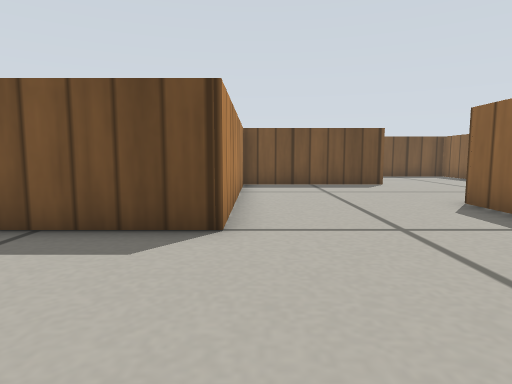
[1] (above)

18 first-person views from a walk through a Gazebo world. The camera is 0.2 m above the floor, tilts 6° down and sees 75° across. The floor is counted in squares, 0.2 m on a side. Each view is taken from the middle of a square. On the plan, view 1 faces up. The plan holds only what a view shows up to about 13 squares ahead; the rest is blank. Simple patterns stand in for the simulator's built-in surfaces.

[2]
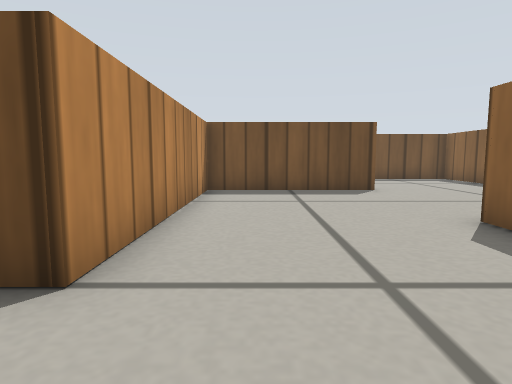

[3]
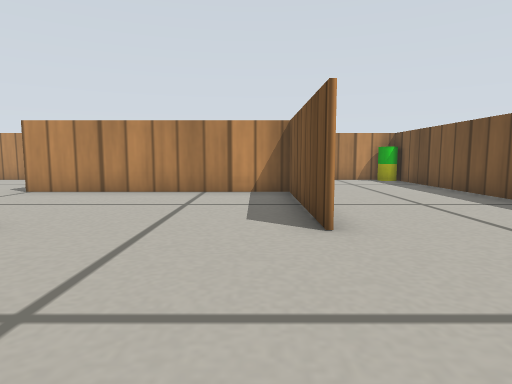

[4]
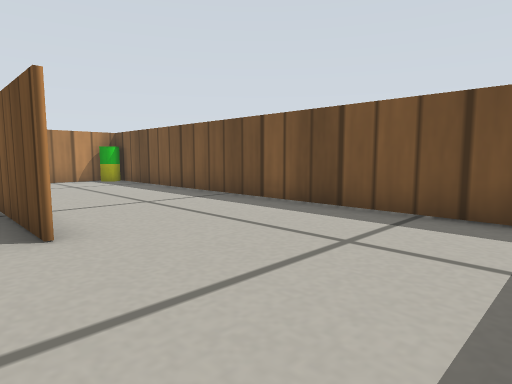

[5]
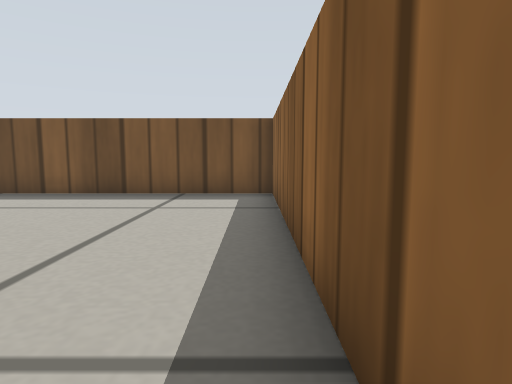

[6]
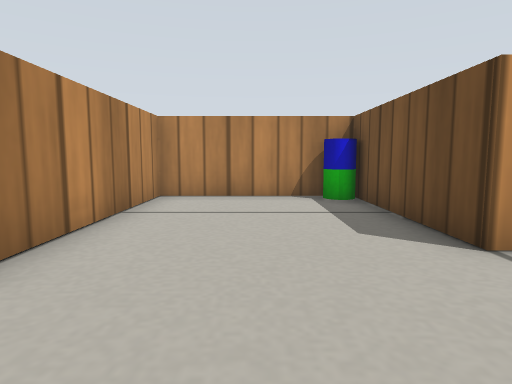

[7]
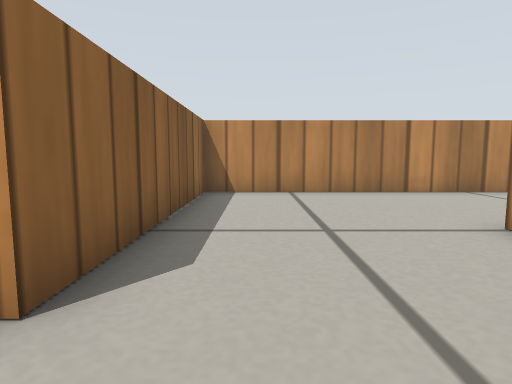

[8]
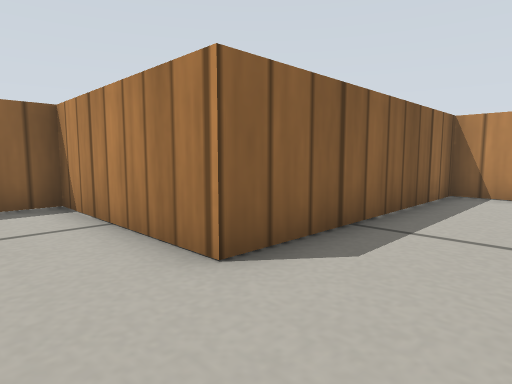

[9]
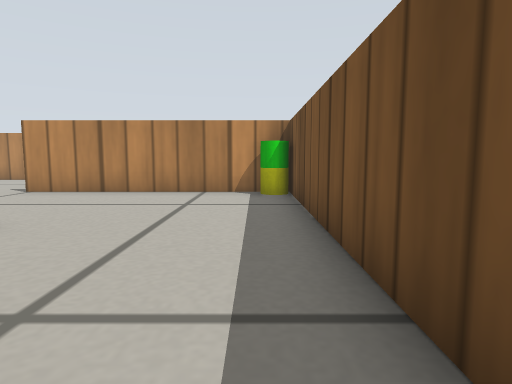

[10]
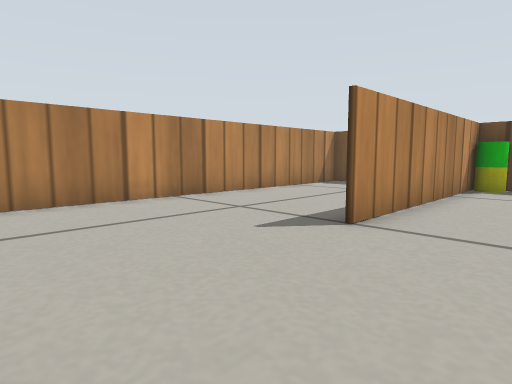

[11]
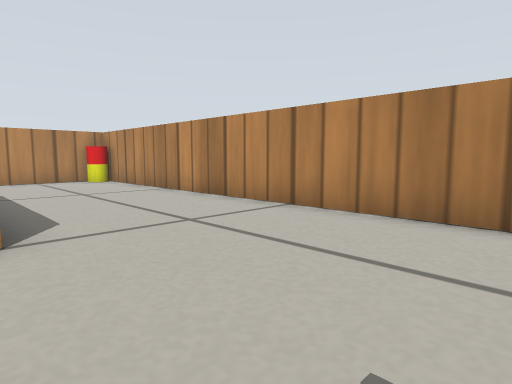

[12]
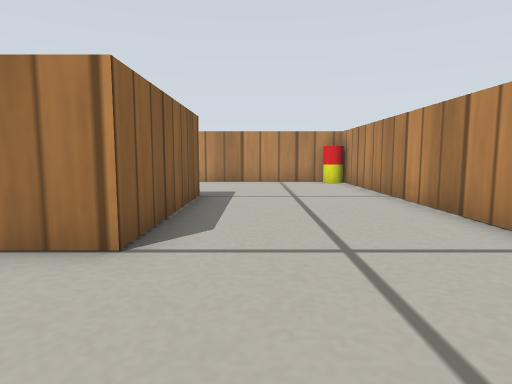

[13]
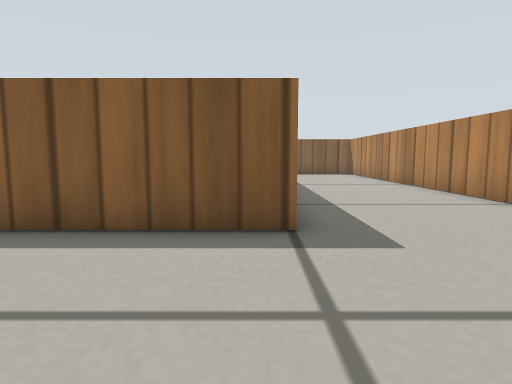

[14]
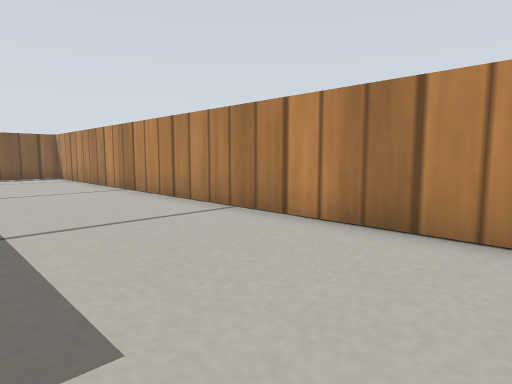

[15]
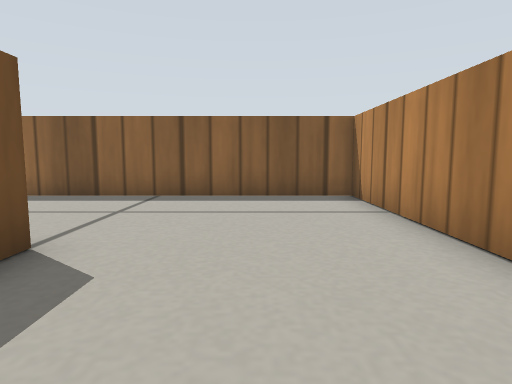

[16]
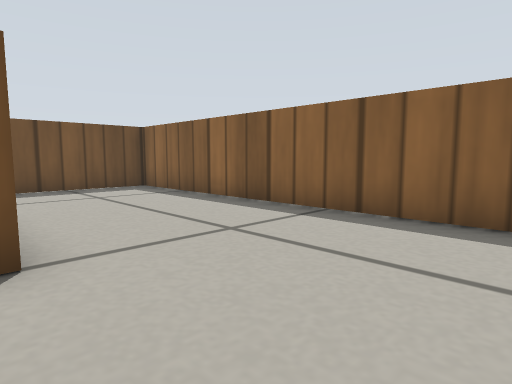

[17]
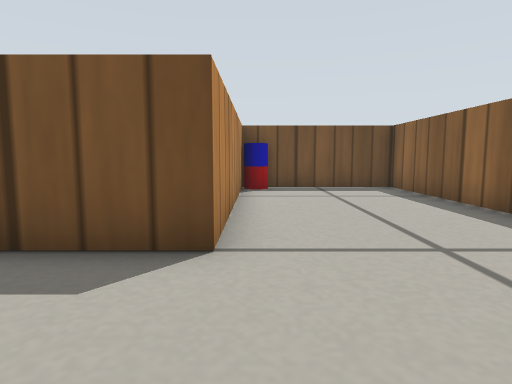

[18]
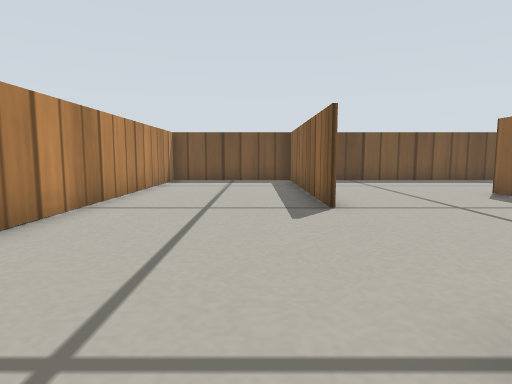

### Floor plan
Points are (right, up) in squares from view 1. A wall is a line through its corners. A room is listed if a view was taken in it or the views show most of it. See-through windows are left out.
Room 1 (views 1, 2, 3, 4, 5, 6, 7, 8, 9, 10, 11)
walls: (-0.5, 11.4) (-0.5, 12.1); (4.6, 12) (-0.4, 12) (-0.4, 4.5) (-5.4, 4.5) (-5.4, -0.4) (4.4, -0.4) (4.4, 7) (9.5, 7) (9.5, 17) (-5.4, 17) (-5.4, 9.4); (-5.6, 4.6) (-4.2, 4.6)
ways out: opening at (-6, 7) to room 2
objects: other object (-5, 4); other object (-5, 16)
Room 2 (views 12, 13, 14, 15, 16, 17, 18)
walls: (-5.6, -0.6) (-5.6, 4.6); (-9.1, -5.5) (9.5, -5.5) (9.5, 7); (4.6, 5.1) (4.6, -0.6) (2.2, -0.6); (-5.6, 9.4) (-5.6, 15.9); (9.5, 6.9) (4.4, 6.9); (-10.5, 16.1) (-10.5, -4.1)
ways out: opening at (-6, 7) to room 1
objects: other object (-10, -5); other object (5, 6)

Where each view was taken, in squares from view 1:
view 1: 0 up, 0 right, facing up
view 2: 2 up, 1 right, facing up
view 3: 11 up, 9 right, facing left
view 4: 11 up, 9 right, facing up-left
view 5: 8 up, 9 right, facing up
view 6: 2 up, 3 right, facing left
view 7: 9 up, 3 right, facing down
view 8: 9 up, 2 right, facing down-right
view 9: 16 up, 4 right, facing left
view 10: 5 up, 3 left, facing up-left
view 11: 9 up, 5 left, facing down-left
view 12: 8 up, 7 left, facing down
view 13: 0 up, 10 left, facing right
view 14: 1 down, 8 left, facing down-right
view 15: 3 down, 1 right, facing right
view 16: 4 down, 4 right, facing up-right
view 17: 4 down, 5 right, facing up
view 18: 3 up, 7 left, facing up
